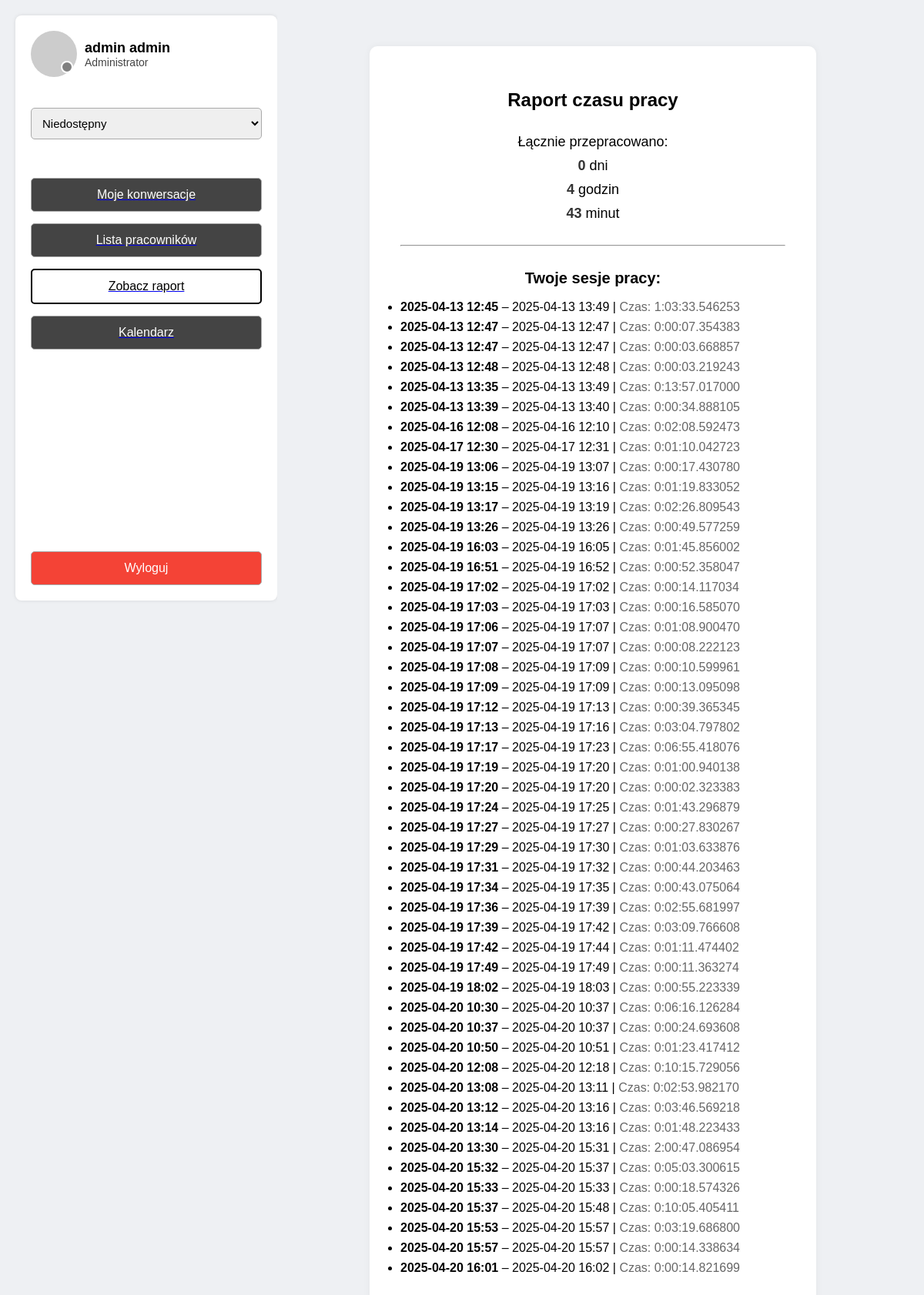
The page /user/raport/ (signed in) on the database as committed earlier.
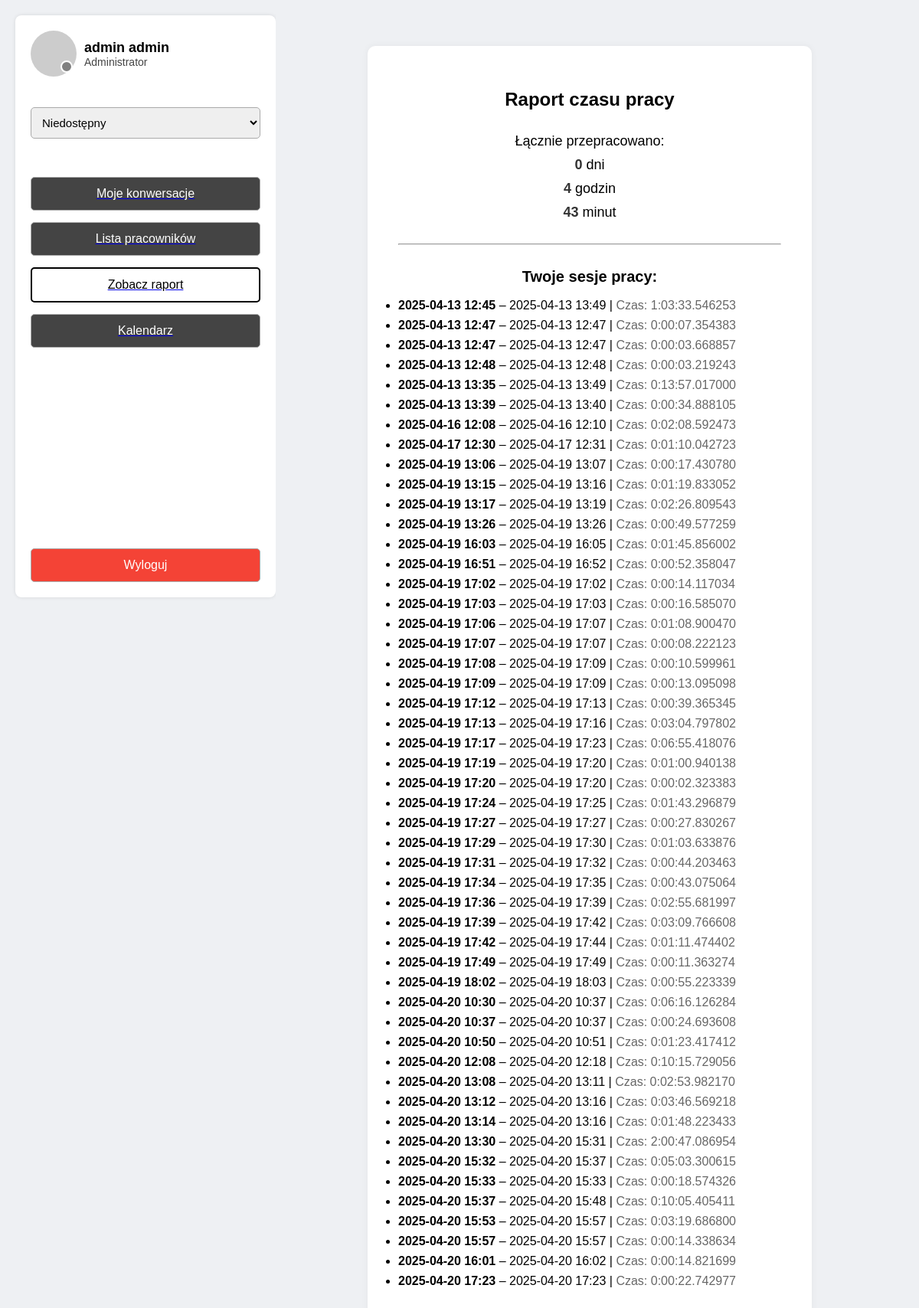
The same page on the database as committed later.
### users/models.py (models this page shows, shortened)
class User(AbstractUser):
    ROLE_CHOICES = [
        ('administrator', 'Administrator'),
        ('secretariat', 'Sekretariat'),
        ('user', 'Użytkownik'),
    ]
    STATUS_CHOICES = [
        ('available', 'Dostępny'),
        ('busy', 'Zajęty'),
        ('offline', 'Niedostępny'),
    ]
    rola = models.CharField(max_length=20, choices=ROLE_CHOICES, default='user')
    status = models.CharField(max_length=20, choices=STATUS_CHOICES, default='available')

class WorkSession(models.Model):
    user = models.ForeignKey(User, on_delete=models.CASCADE)
    login_time = models.DateTimeField(auto_now_add=True)
    logout_time = models.DateTimeField(null=True, blank=True)
    def duration(self):
        from django.utils.timezone import now
        if self.logout_time:
            return self.logout_time - self.login_time
        return now() - self.login_time

### users/views.py (the view)
# urls.py: path('user/raport/', user_raport, name='user_raport'),
@login_required
def user_raport(request):
    sessions = WorkSession.objects.filter(user=request.user)
    total_duration = sum([s.duration() for s in sessions], start=now() - now())
    total_seconds = int(total_duration.total_seconds())
    hours = total_seconds // 3600
    minutes = (total_seconds % 3600) // 60
    return render(request, 'users/user_raport.html', {
        'sessions': sessions,
        'total_duration': total_duration,
        'hours': hours,
        'minutes': minutes
    })

### users/templates/users/user_raport.html (shortened to what this page needs)
<!DOCTYPE html>
<html lang="pl">
<head>
</head>
<body>
  <div class="container">
    <div class="sidebar">
      <div class="top-section">
        <div class="profile">
          <div class="profile-pic">
            <div class="status-dot {% if request.user.status == 'available' %}green{% elif request.user.status == 'busy' %}orange{% else %}gray{% endif %}"></div>
          </div>
          <div class="user-info">
            <h2>{{ request.user.get_full_name }}</h2>
            <div class="role">{{ request.user.get_rola_display }}</div>
          </div>
        </div>
        <form method="post" action="{% url 'change_status' %}" style="margin-top: 10px;">
          <select name="status" onchange="this.form.submit()" style="width: 100%; padding: 10px; font-size: 15px; border-radius: 5px; border: 1px solid #aaa;">
            <option value="offline" {% if request.user.status == 'offline' %}selected{% endif %}>Niedostępny</option>
          </select>
        </form>
        <div class="buttons">
          <a href="{% url 'messages' %}"><button>Moje konwersacje</button></a>
          <a href="/user/list/"><button>Lista pracowników</button></a>
          <a href="/user/raport/"><button class="active">Zobacz raport</button></a>
          <a href="{% url 'calendar' %}"><button>Kalendarz</button></a>
        </div>
      </div>
      <form method="post" action="{% url 'logout' %}">
        <button class="logout-btn" type="submit">Wyloguj</button>
      </form>
    </div>
    <div class="report-area">
      <div class="report-card">
        <h1>Raport czasu pracy</h1>
        <p>Łącznie przepracowano:</p>
        <p><span class="highlight">{{ total_duration.days }}</span> dni</p>
        <p><span class="highlight">{{ hours }}</span> godzin</p>
        <p><span class="highlight">{{ minutes }}</span> minut</p>
        <hr style="margin: 30px 0;">
        <h2 style="font-size: 20px;">Twoje sesje pracy:</h2>
        <ul style="text-align: left; padding-left: 0;">
          {% for session in sessions %}
            <li style="margin-bottom: 8px;">
              <b>{{ session.login_time|date:"Y-m-d H:i" }}</b> –
              {% if session.logout_time %}
                {{ session.logout_time|date:"Y-m-d H:i" }}
              {% else %}
                <i>aktualnie zalogowany</i>
              {% endif %}
              |
              <span style="color: #666;">Czas: {{ session.duration }}</span>
            </li>
          {% empty %}
            <li>Brak sesji do wyświetlenia.</li>
          {% endfor %}
        </ul>
      </div>
    </div>
  </div>
</body>
</html>

### users/templates/users/user_raport.html (style rules this page uses)
body { margin: 0; font-family: Arial, sans-serif; background-color: #eef0f3; }
.container { display: flex; height: 100vh; padding: 20px; box-sizing: border-box; }
.sidebar { width: 300px; background-color: white; padding: 20px; border-radius: 8px; box-shadow: 0 0 5px rgba(0, 0, 0, 0.1); display: flex; flex-direction: column; justify-content: space-between; }
.top-section { display: flex; flex-direction: column; gap: 30px; }
.profile { display: flex; align-items: center; gap: 10px; }
.profile-pic { width: 60px; height: 60px; background-color: #ccc; border-radius: 50%; position: relative; }
.status-dot { position: absolute; bottom: 5px; right: 5px; width: 12px; height: 12px; background-color: green; border-radius: 50%; border: 2px solid white; }
.user-info h2 { margin: 0; font-size: 18px; }
.role { font-size: 14px; color: #444; }
.buttons { display: flex; flex-direction: column; gap: 15px; margin-top: 20px; }
.buttons button, .logout-btn { width: 100%; padding: 12px 20px; font-size: 16px; border: 1px solid #aaa; border-radius: 5px; cursor: pointer; box-sizing: border-box; text-align: center; display: block; color: #ffffff; background-color: #444; }
.buttons button.active { background-color: #fff; color: #000; cursor: default; border: 2px solid #000; }
.logout-btn { background-color: #f44336; color: white; margin-top: 30px; }
.report-area { flex: 1; background-color: #eef0f3; padding: 40px; display: flex; justify-content: center; align-items: flex-start; }
.report-card { background-color: #fff; border-radius: 10px; box-shadow: 0 0 10px rgba(0, 0, 0, 0.05); padding: 40px; width: 100%; max-width: 500px; text-align: center; }
.report-card h1 { font-size: 24px; margin-bottom: 30px; }
.report-card p { font-size: 18px; margin: 10px 0; }
.highlight { font-weight: bold; color: #333; }
.status-dot.gray { background-color: gray; }

Rows that differ between the two databases and show on the page:
added WorkSession: login_time "2025-04-20 17:23", logout_time "2025-04-20 17:23", duration "0:00:22.742977"
